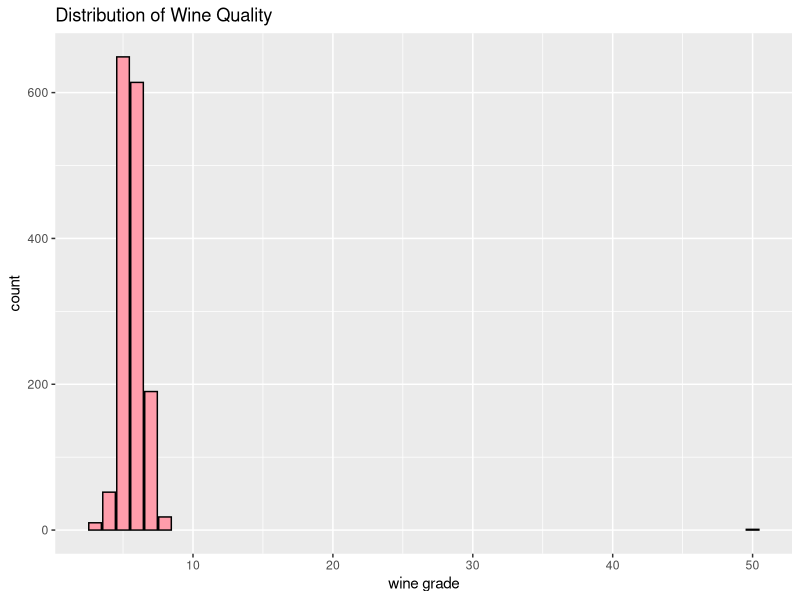
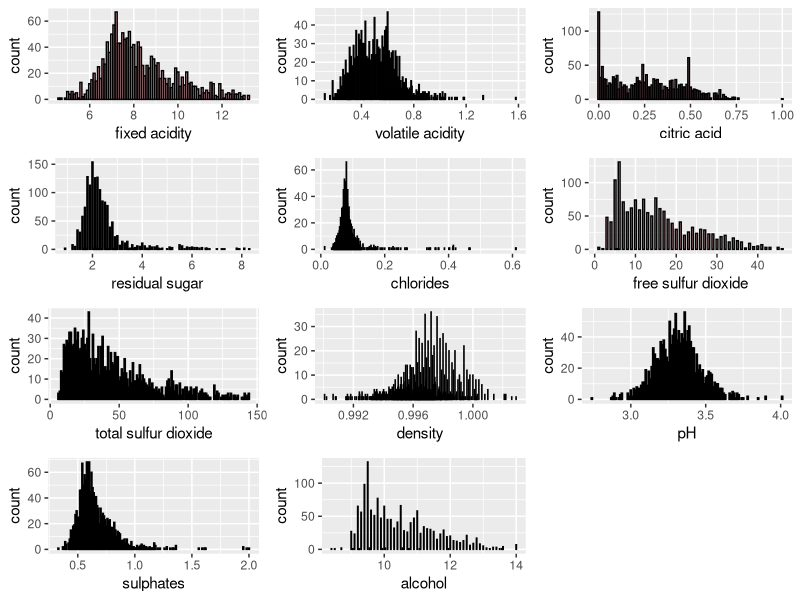
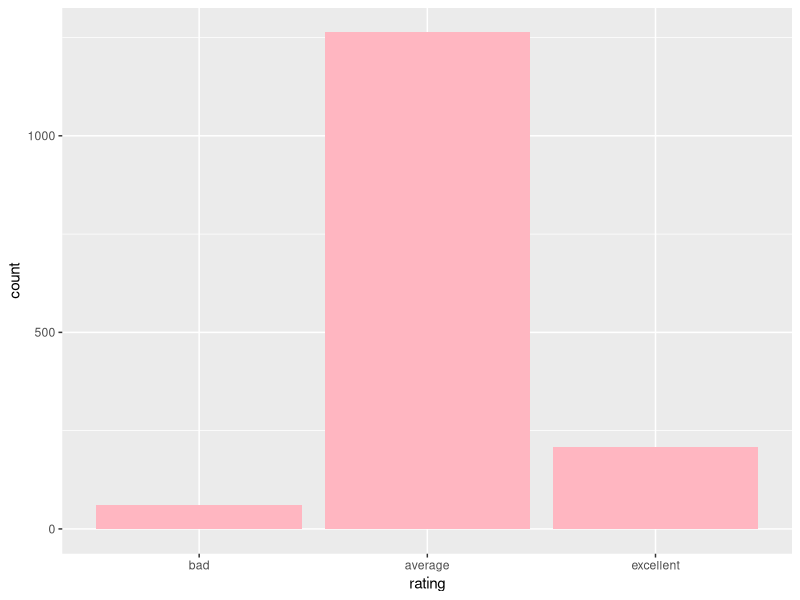
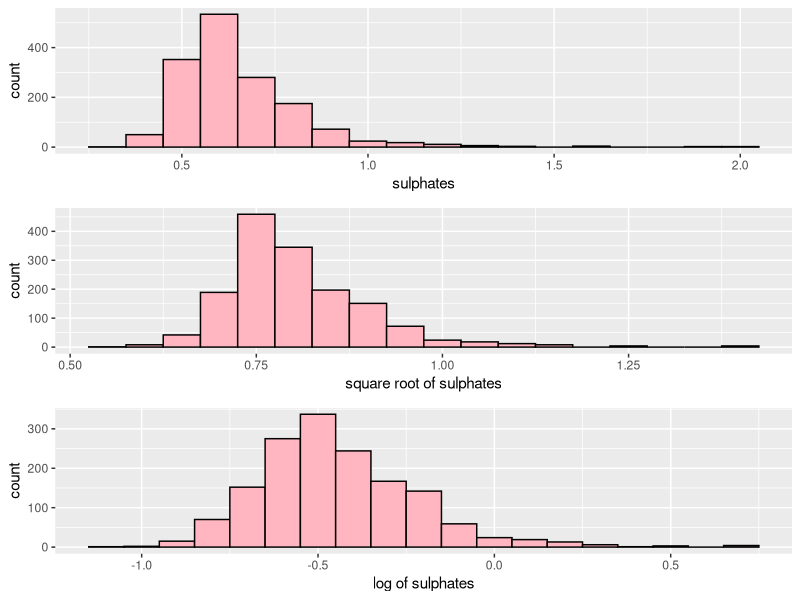
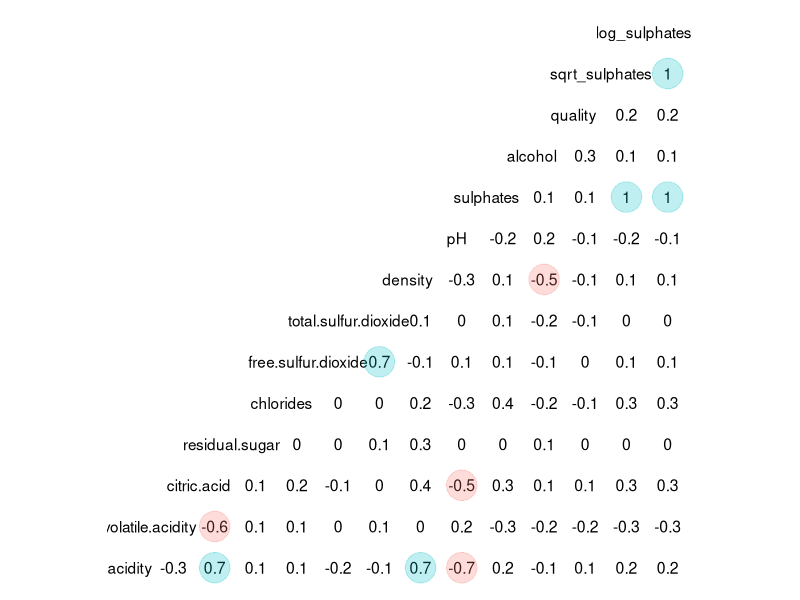
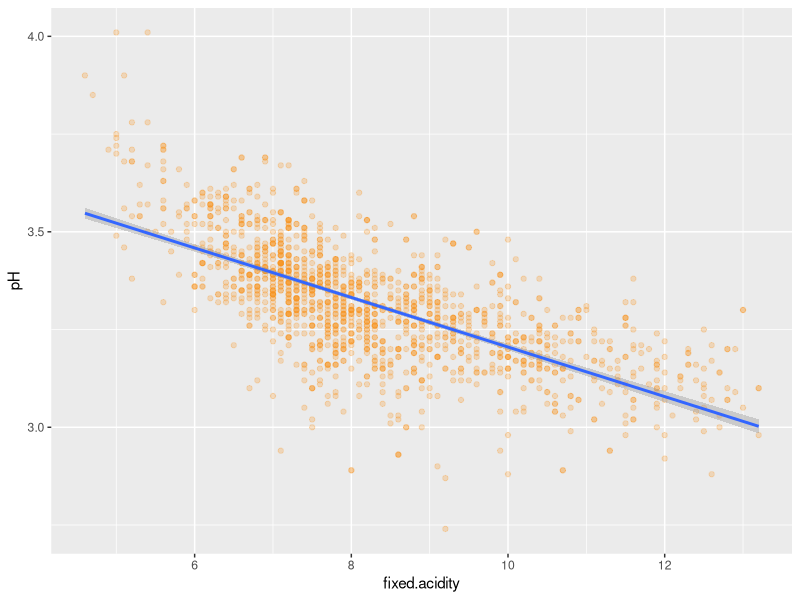
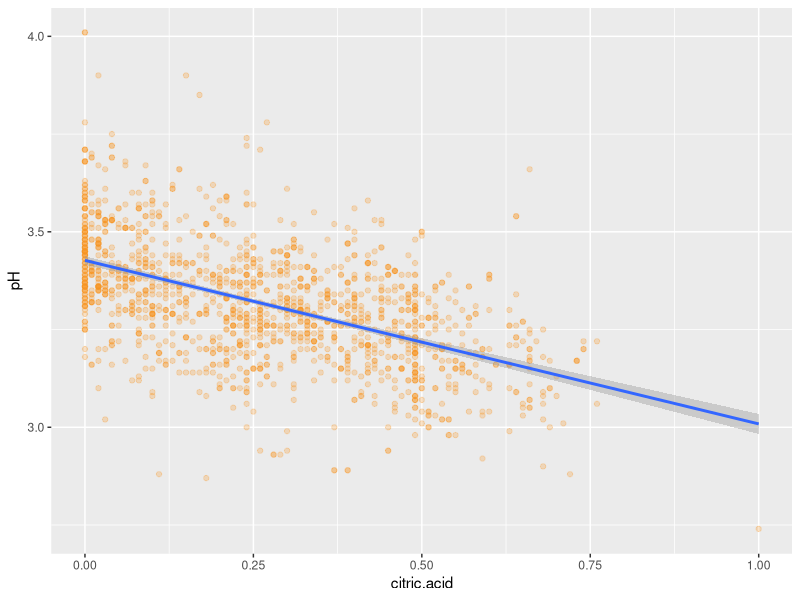
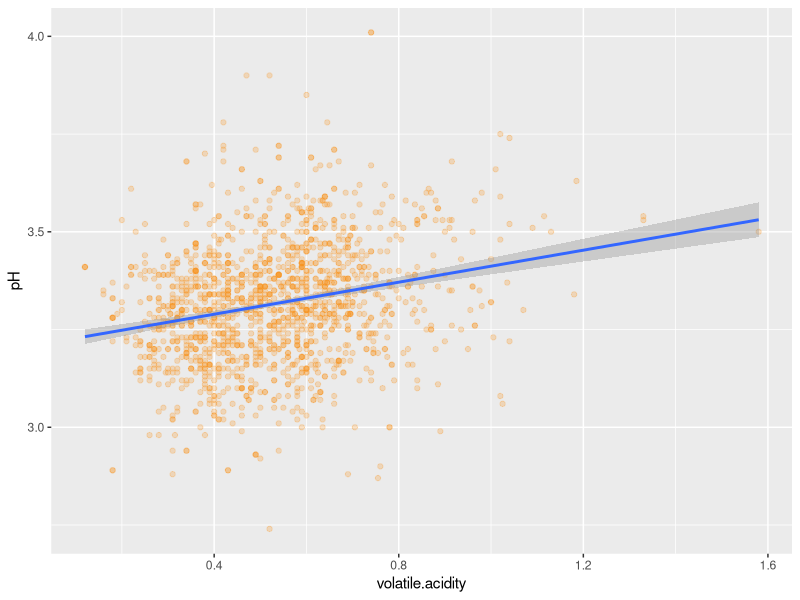

Source code (R) for these figures, in order:
## ---- chunk 1
knitr::opts_chunk$set(echo=FALSE, warning=FALSE, message=FALSE)
## ---- chunk 2
# Load all of the packages that you end up using in your analysis in this code
# chunk.

# Notice that the parameter "echo" was set to FALSE for this code chunk. This
# prevents the code from displaying in the knitted HTML output. You should set
# echo=FALSE for all code chunks in your file, unless it makes sense for your
# report to show the code that generated a particular plot.

# The other parameters for "message" and "warning" should also be set to FALSE
# for other code chunks once you have verified that each plot comes out as you
# want it to. This will clean up the flow of your report.


library(ggplot2)
library(GGally)
library(scales)
library(memisc)
library(lattice)
library(MASS)
library(gridExtra)
library(dplyr)
library(reshape)
library(corrplot)
library(psych)

## ---- chunk 3
# Load the Data
redwine <- read.csv("wineQualityReds.csv")
## ---- chunk 4

# Remove the top 1% for four columns that had the most drastic outliers.
redwine <- redwine[redwine$fixed.acidity < 
                     quantile(redwine$fixed.acidity, 0.99),]
redwine <- redwine[redwine$residual.sugar < 
                     quantile(redwine$residual.sugar, 0.99),]
redwine <- redwine[redwine$total.sulfur.dioxide < quantile(redwine$total.sulfur.dioxide, 0.99),]
redwine <- redwine[redwine$free.sulfur.dioxide < quantile(redwine$free.sulfur.dioxide, 0.99),]

# Remove x column as it's just an index

redwine <- within(redwine, rm(X))

summary(redwine)
str(redwine)
## ---- chunk 5
names(redwine)
## ---- chunk 6
ggplot(aes(x = quality), data = redwine)+
geom_bar(colour="black", fill="#ff9dab", binwidth = 1)+
                scale_x_continuous()+
                xlab("wine grade") + ylab("count") +
                ggtitle("Distribution of Wine Quality")

## ---- chunk 7
p1<-
  ggplot(aes(x = fixed.acidity), data = redwine)+
        xlab("fixed acidity")+
        geom_bar(colour="black", fill="#ffb6c1",binwidth = 0.5)
p2<-
  ggplot(aes(x = volatile.acidity), data = redwine)+
        xlab("volatile acidity")+
        geom_bar(colour="black", fill="#ffb6c1",binwidth = 0.05)
p3<-
  ggplot(aes(x = citric.acid), data = redwine)+
        xlab("citric acid")+
        geom_bar(colour="black", fill="#ffb6c1", binwidth = 0.05)
p4<-
  ggplot(aes(x = residual.sugar), data = redwine)+
        xlab("residual sugar")+
        geom_bar(colour="black", fill="#ffb6c1", binwidth = 0.4)
p5<-
  ggplot(aes(x = chlorides), data = redwine)+
        geom_bar(colour="black", fill="#ffb6c1", binwidth = 0.025)
p6<-
  ggplot(aes(x = free.sulfur.dioxide), data = redwine)+
        xlab("free sulfur dioxide")+
        geom_bar(colour="black", fill="#ffb6c1",binwidth = 4)
p7<-
  ggplot(aes(x = total.sulfur.dioxide), data = redwine)+
        xlab("total sulfur dioxide")+
        geom_bar(colour="black", fill="#ffb6c1", binwidth = 20)
p8<-
  ggplot(aes(x = density), data = redwine)+
        geom_bar(colour="black", fill="#ffb6c1", binwidth = 0.001)
p9<-
  ggplot(aes(x = pH), data = redwine)+
        geom_bar(colour="black", fill="#ffb6c1", binwidth = 0.05)
p10<-
  ggplot(aes(x = sulphates), data = redwine)+
        geom_bar(colour="black", fill="#ffb6c1", binwidth = 0.1)
p11<-
  ggplot(aes(x = alcohol), data = redwine)+
        geom_bar(colour="black", fill="#ffb6c1",binwidth = 0.25)

grid.arrange(p1,p2,p3,p4,p5,p6,p7,p8,p9,p10,p11,ncol=3)
## ---- chunk 8

# Convert quality into 3 subqualities: bad, average, excellent. 
redwine$rating <- ifelse(redwine$quality < 5, 'bad', 
                    ifelse(redwine$quality < 7, 'average', 
                           ifelse(redwine$quality > 6, 'excellent', 'none')))

redwine$rating <- ordered(redwine$rating, levels = c('bad', 'average', 'excellent'))
summary(redwine$rating)
ggplot(redwine, aes(rating)) + geom_bar(fill = "#ffb6c1") 
## ---- chunk 9
# original 
p1<-
  ggplot(aes(x = sulphates), data = redwine)+
        geom_histogram(colour="black", fill="#ffb6c1", 
                      binwidth = 0.1)

# square root
redwine$sqrt_sulphates=sqrt(redwine$sulphates)
p2<-
    ggplot(aes(x = sqrt_sulphates), data = redwine)+
          xlab("square root of sulphates")+
          geom_histogram(colour="black", fill="#ffb6c1", 
                        binwidth = 0.05)

#log
redwine$log_sulphates=log(redwine$sulphates)
p3<-
   ggplot(aes(x = log_sulphates), data = redwine)+
          xlab("log of sulphates")+
          geom_histogram(colour="black", fill="#ffb6c1", 
                        binwidth = 0.1)

grid.arrange(p1,p2,p3,ncol=1)
## ---- chunk 10
# create a plot matrix
ggcorr(redwine, geom = "blank", label = TRUE, hjust = 0.75) +
  geom_point(size = 10, aes(color = coefficient > 0, alpha = abs(coefficient) > 0.5)) +
  scale_alpha_manual(values = c("TRUE" = 0.25, "FALSE" = 0)) +
  guides(color = FALSE, alpha = FALSE)

## ---- chunk 11

# Create scatterplots for confirming relation with acidities and pH

# Fixed acidity vs pH

ggplot(aes(x = fixed.acidity, y = pH), data = redwine) +
  geom_point(color = "#F79420", alpha = 1/4) + 
  stat_smooth(method = 'lm')

cor(redwine$fixed.acidity, redwine$pH)
## ---- chunk 12

ggplot(aes(x = citric.acid, y = pH), data = redwine) +
  geom_point(color = "#F79420", alpha = 1/4) + 
  stat_smooth(method = 'lm')

cor(redwine$citric.acid, redwine$pH)

## ---- chunk 13

ggplot(aes(x = volatile.acidity, y = pH), data = redwine) +
  geom_point(color = "#F79420", alpha = 1/4) + 
  stat_smooth(method = 'lm')

cor(redwine$volatile.acidity, redwine$pH)

## ---- chunk 14

# Create boxplots for variables of interest

ggplot(aes(x = rating, y = pH), data = redwine) +
  geom_jitter( alpha = .3)  +
  geom_boxplot( alpha = .5,color = 'blue') +
  stat_summary(fun.y = median, geom = 'point', shape = 4) +
  stat_summary(fun.y = "mean", geom = "point", color = "red", shape = 8,
               size = 4) +
  coord_cartesian(ylim = c(2.85, 3.75)) +
  labs(x = 'quality')
by(redwine$pH, redwine$rating, summary)

ggplot(aes(x = rating, y = alcohol), data = redwine) +
  geom_jitter( alpha = .3)  +
  geom_boxplot( alpha = .5,color = 'blue') +
  stat_summary(fun.y = median, geom = 'point', shape = 4) +
  stat_summary(fun.y = "mean", geom = "point", color = "red", shape = 8,
               size = 4) +
  labs(x = 'quality')
by(redwine$alcohol, redwine$rating, summary)

ggplot(aes(x = rating, y = volatile.acidity), data = redwine) +
  geom_jitter( alpha = .3)  +
  geom_boxplot( alpha = .5,color = 'blue') +
  stat_summary(fun.y = median, geom = 'point', shape = 4) +
  stat_summary(fun.y = "mean", geom = "point", color = "red", shape = 8,
               size = 4) +
  coord_cartesian(ylim = c(0.1, 1.2)) +
  labs(x = 'quality')
by(redwine$volatile.acidity, redwine$rating, summary)

ggplot(aes(x = rating, y = citric.acid), data = redwine) +
  geom_jitter( alpha = .3)  +
  geom_boxplot( alpha = .5,color = 'blue') +
  stat_summary(fun.y = median, geom = 'point', shape = 4) +
  stat_summary(fun.y = "mean", geom = "point", color = "red", shape = 8,
               size = 4) +
    coord_cartesian(ylim = c(0, 0.76)) +
  labs(x = 'quality')
by(redwine$citric.acid, redwine$rating, summary)

ggplot(aes(x = rating, y = sulphates), data = redwine) +
  geom_jitter( alpha = .3)  +
  geom_boxplot( alpha = .5,color = 'blue') +
  stat_summary(fun.y = median, geom = 'point', shape = 4) +
  stat_summary(fun.y = "mean", geom = "point", color = "red", shape = 8,
               size = 4) +
  coord_cartesian(ylim = c(0.2, 1.1)) +
  labs(x = 'quality')
by(redwine$sulphates, redwine$rating, summary)

## ---- chunk 15

# Plot citric acid vs log10 sulphates

ggplot(data = redwine, aes(x = log10(sulphates), y = citric.acid)) +
  geom_point(color = "#F79420", alpha = 1/2, size = 1, position = 'jitter') +
  stat_smooth(method = 'lm')

cor(log10(redwine$sulphates), redwine$citric.acid)
## ---- chunk 16

# Plot citric acid vs volatile acidity

ggplot(data = redwine, aes(x = citric.acid, y = volatile.acidity)) +
  geom_point(color = "#F79420", alpha = 1/2, size = 1, position = 'jitter') + 
  stat_smooth(method = 'lm')

cor(redwine$citric.acid, redwine$volatile.acidity)
## ---- chunk 17

# Plot alcohol vs pH

ggplot(data = redwine, aes(x = alcohol, y = pH)) +
  geom_point(color = "#F79420", alpha = 1/2, size = 1, position = 'jitter') +
  stat_smooth(method = 'lm')

cor(redwine$pH, redwine$alcohol)
## ---- chunk 18
  ggplot(aes(x = alcohol, 
           y = volatile.acidity  , color = factor(quality)), 
       data = redwine) +
      geom_point(alpha = 0.8, size = 1) +
      geom_smooth(method = "lm", se = FALSE,size=1)  +
  scale_color_brewer(type='seq',
                   guide=guide_legend(title='Quality')) + theme_dark()

## ---- chunk 19
  ggplot(redwine, aes(y=alcohol,x=quality,color = volatile.acidity) )+
        geom_jitter(alpha=1/2,size=2)+
        xlab("wine quality") + ylab("alcohol") +
        scale_colour_gradient2(low="red", high="blue",
                               mid="#9933CC",midpoint = 0.8)

## ---- chunk 20

ggplot(redwine, aes(x=alcohol,y=volatile.acidity)) +
      geom_point(aes(color =  log_sulphates),alpha=1/2,size=2)+
      xlab("alcohol") + ylab("log of sulphates") +
      scale_colour_gradient2(low="red", high="blue",
                            mid="#9933CC",midpoint = -0.25)+
  geom_smooth(method = "lm", se = FALSE,size=1)  +
      facet_grid(rating ~ .) 
## ---- chunk 21

ggplot(aes(x = volatile.acidity, y = alcohol), data = redwine) +
      xlab("volatile acidity") + ylab("alcohol") +
  geom_smooth(method = "lm", se = FALSE,size=1)  +
      geom_point(aes(color = rating),size=1)+
  scale_color_brewer(type = 'seq')+ theme_dark()
## ---- chunk 22

ggplot(aes(x = log_sulphates, y = citric.acid), data = redwine) +
      xlab("log sulphates") + ylab("citric acid") +
  geom_smooth(method = "lm", se = FALSE,size=1)  +
      geom_point(aes(color =  rating),size=1) +
  scale_color_brewer(type = 'seq')+ theme_dark()
## ---- chunk 23

  # regression
  m1<-lm(quality ~ volatile.acidity,data=redwine)
  m2<-update(m1,~. + alcohol)
  m3<-update(m2,~. + sulphates)
  m4<-update(m3,~. + citric.acid)
  m5<-update(m4,~. + chlorides)
  m6<-update(m5,~. + total.sulfur.dioxide)
  m7<-update(m6,~. + density)
  mtable(m1,m2,m3,m4,m5,m6,m7)

## ---- chunk 24

ggplot(aes(x = quality), data = redwine)+
geom_bar(colour="black", fill="#ff9dab", binwidth = 1)+
                scale_x_continuous()+
                xlab("wine grade") + ylab("count") +
                ggtitle("Distribution of Wine Quality")

## ---- chunk 25

# Plot 1: log Sulphates and citric acid
# Plot 2: Volatile acidity and alcohol

p1 <- ggplot(aes(x = log_sulphates, y = citric.acid), data = redwine) +
      xlab("log sulphates") + ylab("citric acid") +
  geom_smooth(method = "lm", se = FALSE,size=1)  +
      geom_point(aes(color =  rating),size=1) + 
  scale_color_brewer(type = 'seq') + theme_dark()

p2 <- ggplot(aes(x = volatile.acidity, y = alcohol), data = redwine) +
      xlab("volatile acidity") + ylab("alcohol") +
  geom_smooth(method = "lm", se = FALSE,size=1)  +
      geom_point(aes(color = rating),size=1) + 
  scale_color_brewer(type = 'seq') + theme_dark()

grid.arrange(p1,p2,ncol=1)

## ---- chunk 26

# Create scatter plot with two of the arguably most 
# important variable in determining bad wine.


p1 <- ggplot(aes(x = rating, y = alcohol), data = redwine) +
  geom_jitter( alpha = .3)  +
  geom_boxplot( alpha = .5,color = 'blue') +
  stat_summary(fun.y = median, geom = 'point', shape = 4) +
  stat_summary(fun.y = "mean", geom = "point", color = "red", shape = 8,
               size = 4) +
  labs(x = 'quality')
by(redwine$alcohol, redwine$rating, summary)

p2 <- ggplot(aes(x = rating, y = volatile.acidity), data = redwine) +
  geom_jitter( alpha = .3)  +
  geom_boxplot( alpha = .5,color = 'blue') +
  stat_summary(fun.y = median, geom = 'point', shape = 4) +
  stat_summary(fun.y = "mean", geom = "point", color = "red", shape = 8,
               size = 4) +
  coord_cartesian(ylim = c(0.1, 1.2)) +
  labs(x = 'quality')
by(redwine$volatile.acidity, redwine$rating, summary)

p3 <- ggplot(aes(x = rating, y = citric.acid), data = redwine) +
  geom_jitter( alpha = .3)  +
  geom_boxplot( alpha = .5,color = 'blue') +
  stat_summary(fun.y = median, geom = 'point', shape = 4) +
  stat_summary(fun.y = "mean", geom = "point", color = "red", shape = 8,
               size = 4) +
    coord_cartesian(ylim = c(0, 0.76)) +
  labs(x = 'quality')
by(redwine$citric.acid, redwine$rating, summary)

p4 <- ggplot(aes(x = rating, y = sulphates), data = redwine) +
  geom_jitter( alpha = .3)  +
  geom_boxplot( alpha = .5,color = 'blue') +
  stat_summary(fun.y = median, geom = 'point', shape = 4) +
  stat_summary(fun.y = "mean", geom = "point", color = "red", shape = 8,
               size = 4) +
  coord_cartesian(ylim = c(0.2, 1.1)) +
  labs(x = 'quality')
by(redwine$sulphates, redwine$rating, summary)

grid.arrange(p1,p2,p3,p4,ncol = 2)
